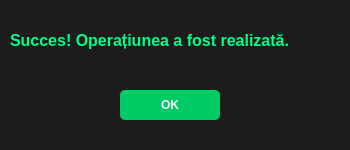
<?xml version="1.0" encoding="UTF-8"?>
<ui version="4.0">
 <class>SuccessBox</class>
 <widget class="QDialog" name="SuccessBox">
  <property name="geometry">
   <rect>
    <x>0</x>
    <y>0</y>
    <width>350</width>
    <height>150</height>
   </rect>
  </property>
  <property name="windowTitle">
   <string>Succes</string>
  </property>
  <property name="styleSheet">
   <string notr="true">background-color: #1c1c1c; color: white;</string>
  </property>
  <widget class="QLabel" name="labelSuccess">
   <property name="geometry">
    <rect>
     <x>10</x>
     <y>20</y>
     <width>310</width>
     <height>40</height>
    </rect>
   </property>
   <property name="styleSheet">
    <string notr="true">color: #00FF88; font-weight: bold; font-size: 16px;</string>
   </property>
   <property name="text">
    <string>Succes! Operațiunea a fost realizată.</string>
   </property>
  </widget>
  <widget class="QPushButton" name="buttonClose">
   <property name="geometry">
    <rect>
     <x>120</x>
     <y>90</y>
     <width>100</width>
     <height>30</height>
    </rect>
   </property>
   <property name="styleSheet">
    <string notr="true">background-color: #00CC66; color: white; font-weight: bold; border-radius: 5px;</string>
   </property>
   <property name="text">
    <string>OK</string>
   </property>
  </widget>
 </widget>
 <resources/>
 <connections/>
</ui>
